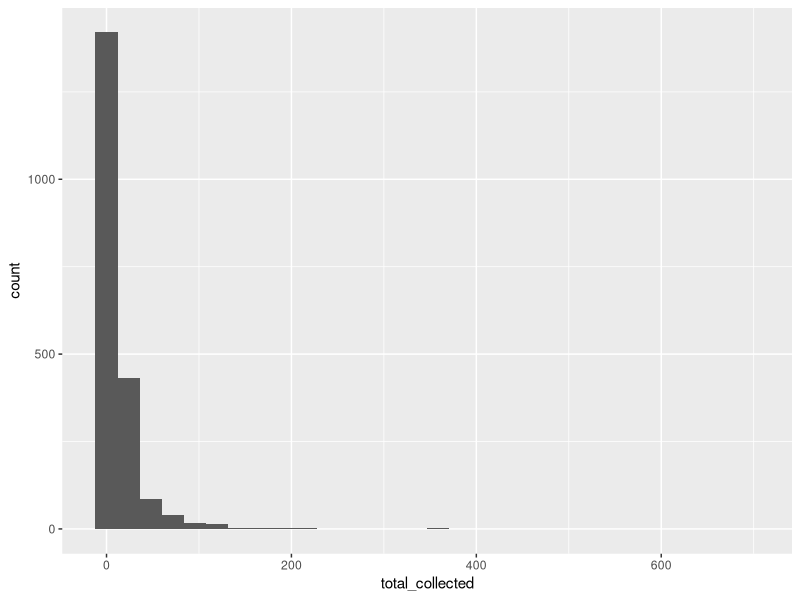
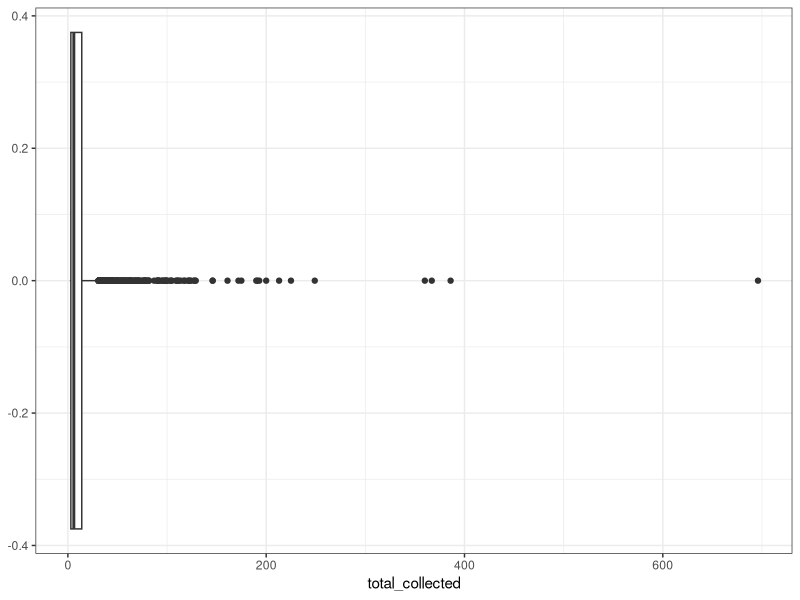
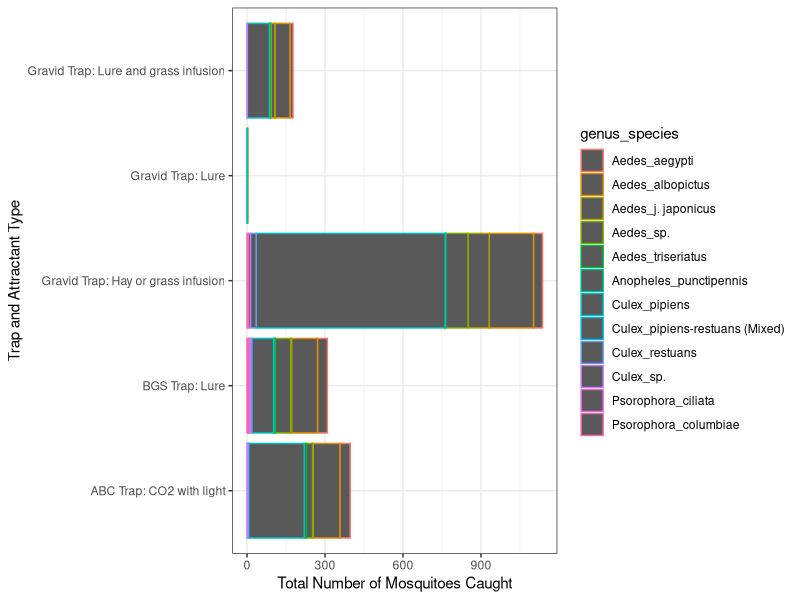
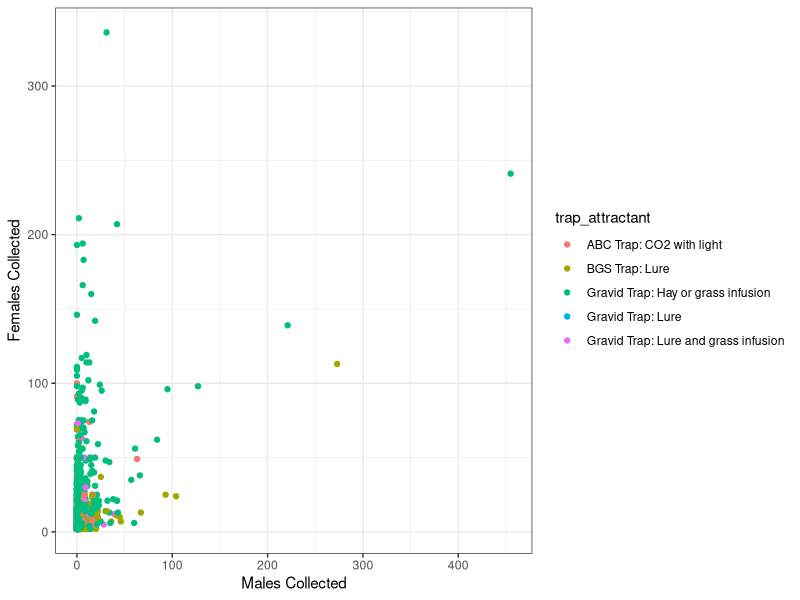
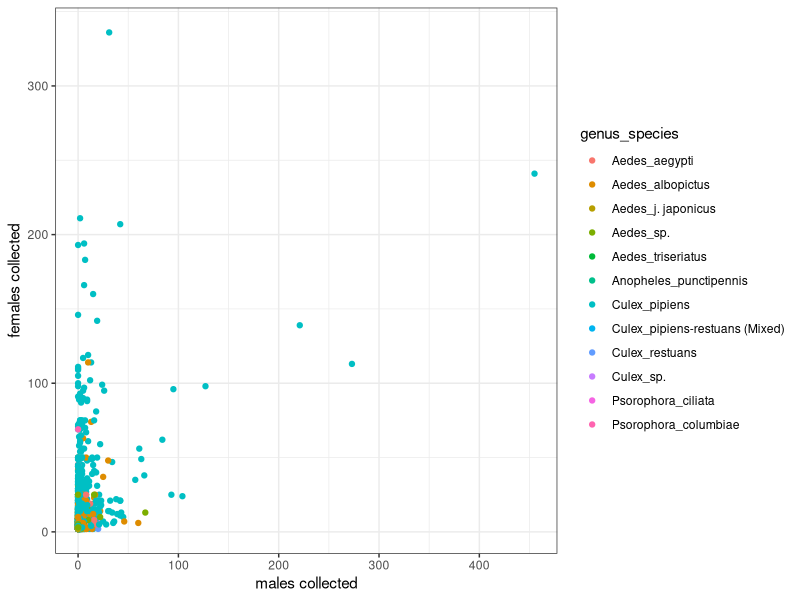

R code for these plots, in order:
## ---- chunk 1
rm(list=ls())
library(tidyverse)
library(here)
library(ggfortify)
library(multcomp)
## ---- chunk 2
mosquito <- read.csv(here("Data/Mosquito_Trap_Sites_edited.csv"))
## ---- chunk 3
glimpse(mosquito) # looking at each variable in the data set
summary(mosquito) # looking at the summary statistics of the variables in the data set
## ---- chunk 4
mosquito |>
  group_by(trap_type, attractant_used) |>
  summarise() # this combines and shows all the pairings between trap_type and attractant_used
## ---- chunk 5
# change trap_type to fct
mosquito$trap_type <- 
  as.factor(mosquito$trap_type)
levels(mosquito$trap_type)

# change attractant_used to fct
mosquito$attractant_used <- 
  as.factor(mosquito$attractant_used)
levels(mosquito$attractant_used)
## ---- chunk 6
# reduce levels of attractant_used
fix <- which(mosquito$attractant_used == "CO2 and Light")
mosquito$attractant_used[fix] <- "CO2 with light"

fix2 <- which(mosquito$attractant_used == "grass infusion and Lure")
mosquito$attractant_used[fix2] <- "Lure and grass infusion"

fix3 <- which(mosquito$attractant_used == "lure and grass infusion")
mosquito$attractant_used[fix3] <- "Lure and grass infusion"

fix4 <- which(mosquito$attractant_used == "Lure with grass infusion")
mosquito$attractant_used[fix4] <- "Lure and grass infusion"

mosquito$attractant_used <- factor(mosquito$attractant_used)
levels(mosquito$attractant_used)
## ---- chunk 7
mosquito <- mosquito |>
   unite("trap_attractant", c(trap_type, attractant_used),
        sep = ": ") # this combines the trap_type and attractant_used into one column, separated by ": "
## ---- chunk 8
mosquito$set_time_day <- 
  as.factor(mosquito$set_time_day)
levels(mosquito$set_time_day)
# two levels Afternoon and Morning

mosquito$collected_time_day <- 
  as.factor(mosquito$collected_time_day)
levels(mosquito$collected_time_day)
# two levels Afternoon and Morning
## ---- chunk 9
mosquito$genus <- 
  as.factor(mosquito$genus)
levels(mosquito$genus)
# genus levels are Aedes, Anopheles, Culex, and Psorophora

mosquito$species <- 
  as.factor(mosquito$species)
levels(mosquito$species)
# 11 different species levels 
## ---- chunk 10
mosquito <- mosquito |>
   unite("genus_species", c(genus, species),
        sep = "_") # this combines genus and species into one column, separated by "-"
## ---- chunk 11
mosquito <- mosquito |> 
  mutate(trap_set = ymd_hms(trap_set))

mosquito <- mosquito |> 
  mutate(trap_collected = ymd_hms(trap_collected))

mosquito <- mosquito |>
  mutate(report_date = ymd_hms(report_date))
  
# these functions convert trap_set, trap_collected, and report_date to date format with hour, minute, and second as well
## ---- chunk 12
mosquito <- mosquito |>
  mutate(total_collected = males_collected + females_collected) # this combines the total number of male and female mosquitoes caught
## ---- chunk 13
mosquito <- mosquito |>
  mutate(trap_time_out = trap_set - trap_collected) # this determines how many days each trap was out for 
## ---- chunk 14
ggplot(mosquito, aes(x = total_collected)) +
  geom_histogram() # histogram of total mosquitoes collected
## ---- chunk 15
mosquito |>
  filter(total_collected >= 300) |>
  view()
## ---- chunk 16
ggplot(mosquito, aes(total_collected)) +
  geom_boxplot() +
  theme_bw()
## ---- chunk 17
summary(mosquito)
## ---- chunk 18
(1.5*11) +14 # = 16.5 as upper limit
3 - (1.5*11) # = -13.5 as lower limit

mosquito |>
  filter(total_collected >= 16.5) |>
  view() # observations with more than 16.5 mosquitoes collected
## ---- chunk 19
write.csv(mosquito, here("Data",
                        "mosquito_new.csv"), row.names = FALSE) # this saves everything i've done in this .qmd to a new data set called mosquito_new.csv
## ---- chunk 20
ggplot(mosquito, aes(x = trap_attractant, colour = genus_species)) +
  geom_bar() +
  theme_bw() +
  xlab("Trap and Attractant Type") + 
  ylab("Total Number of Mosquitoes Caught") +
  coord_flip() # compares trap type with mosquito genus-specie

ggplot(mosquito, aes(x = males_collected, y = females_collected, colour = trap_attractant)) +
  geom_point() + 
  theme_bw() +
  xlab("Males Collected") +
  ylab("Females Collected") # scatterplot of males and females collected sorted by trap_attractant, lots of gravid grap with hay or grass infusion
## ---- chunk 21
ggplot(mosquito, aes(x = males_collected, y = females_collected, colour = genus_species)) +
  geom_point() +
  theme_bw() +
  xlab("males collected") +
  ylab("females collected")
  # lots of culex pipiens restauns mixed
## ---- chunk 22
mosquito |>
  summarise(mean_males = mean(males_collected),
            sd_males = sd(males_collected),
            mean_females = mean(females_collected),
            sd_females = sd(females_collected)) |>
  view()
